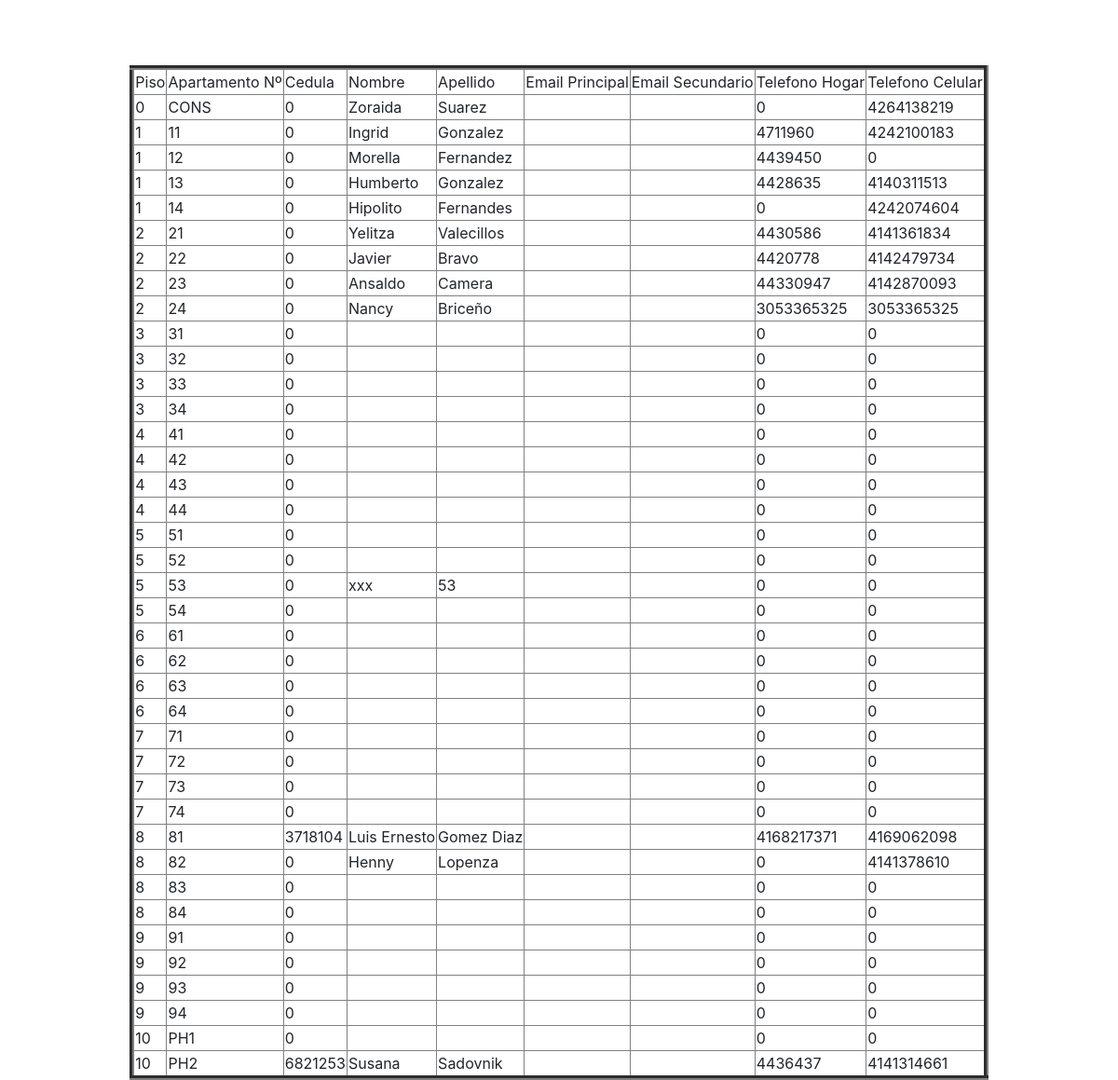
The page /listapropietarios.php on the database its author committed.
### tables this page shows
CREATE TABLE `apartamentos` (
  `PISO` smallint(3) NOT NULL,
  `APARTAMENTO` char(4) NOT NULL,
  `CEDULA` int(10) NOT NULL,
  `NOMBRE` varchar(100) NOT NULL,
  `APELLIDO` varchar(100) NOT NULL,
  `CORREOA` char(100) NOT NULL,
  `CORREOB` char(100) NOT NULL,
  `TELEFONOCA` bigint(15) NOT NULL,
  `TELEFONOCE` bigint(15) NOT NULL,
  `ALICUOTA` decimal(20,5) NOT NULL
);

### listapropietarios.php (the view, shortened to what this page needs)
<!DOCTYPE html>
<html lang="en">
<head>
  <link href="estilo.css" rel="stylesheet">
  <link href="lib/bootstrap/css/bootstrap.min.css" rel="stylesheet">
  <link href="lib/font-awesome/css/font-awesome.min.css" rel="stylesheet">
  <link href="css/style.css" rel="stylesheet">
  <link href="estilo.css" rel="stylesheet">
</head>
<body>
	  <header id="header">
    <div class="container">
      <nav id="nav-menu-container">
        <ul class="nav-menu">
          <li><a href="crearpropietario.html">Regresar al Menu Anterior</a></li>
        </ul>
      </nav>
      <nav class="nav social-nav pull-right d-none d-lg-inline">
        <a href="#"><i class="fa fa-twitter"></i></a> <a href="#"><i class="fa fa-facebook"></i></a> <a href="#"><i class="fa fa-linkedin"></i></a> <a href="#"><i class="fa fa-envelope"></i></a>
      </nav>
    </div>
  </header>
	<table border="5"  align="center">
		<tr>
			<td>Piso</td>
			<td>Apartamento Nº</td>
			<td>Cedula</td>
			<td>Nombre</td>
			<td>Apellido</td>
			<td>Email Principal</td>
			<td>Email Secundario</td>
			<td>Telefono Hogar</td>
			<td>Telefono Celular</td>
		</tr>
		<?php
		$sql="SELECT * from apartamentos order by PISO,APARTAMENTO";
		$result=mysqli_query($conexion,$sql);
		while($mostrar=mysqli_fetch_array($result)){
		 ?>
		<tr >
			<td><?php echo $mostrar['PISO'] ?></td>
			<td><?php echo $mostrar['APARTAMENTO'] ?></td>
			<td><?php echo $mostrar['CEDULA'] ?></td>
			<td><?php echo $mostrar['NOMBRE'] ?></td>
			<td><?php echo $mostrar['APELLIDO'] ?></td>
			<td><?php echo $mostrar['EMAILA'] ?></td>
			<td><?php echo $mostrar['EMAILB'] ?></td>
			<td><?php echo $mostrar['TELEFONOCA'] ?></td>
			<td><?php echo $mostrar['TELEFONOCE'] ?></td>
		</tr>
	<?php
	}
	 ?>
	</table>
</body>
</html>

### css/style.css (style rules this page uses)
a { -webkit-transition: 0.5s; -o-transition: 0.5s; transition: 0.5s; }
#header { background: #ffffff; height: 70px; }
#header .social-nav { margin-top: 15px; }
#header .social-nav a { font-size: 24px; margin-left: 15px; color: #fff; }
.nav-menu, .nav-menu * { margin: 0; padding: 0; list-style: none; }
.nav-menu li { position: relative; white-space: nowrap; }
.nav-menu > li { float: left; }
#nav-menu-container { margin: 0; }
.nav-menu a { padding: 22px 15px 18px 15px; text-decoration: none; display: inline-block; color: #fff; font-family: "Roboto", Helvetica, Arial, sans-serif; font-weight: 300; font-size: 15px; outline: none; }

### rows shown on the page
apartamentos: PISO "0", APARTAMENTO "CONS", CEDULA "0", NOMBRE "Zoraida", APELLIDO "Suarez", TELEFONOCA "0", TELEFONOCE "4264138219"
apartamentos: PISO "1", APARTAMENTO "11", CEDULA "0", NOMBRE "Ingrid", APELLIDO "Gonzalez", TELEFONOCA "4711960", TELEFONOCE "4242100183"
apartamentos: PISO "1", APARTAMENTO "12", CEDULA "0", NOMBRE "Morella", APELLIDO "Fernandez", TELEFONOCA "4439450", TELEFONOCE "0"
apartamentos: PISO "1", APARTAMENTO "13", CEDULA "0", NOMBRE "Humberto", APELLIDO "Gonzalez", TELEFONOCA "4428635", TELEFONOCE "4140311513"
apartamentos: PISO "1", APARTAMENTO "14", CEDULA "0", NOMBRE "Hipolito", APELLIDO "Fernandes", TELEFONOCA "0", TELEFONOCE "4242074604"
apartamentos: PISO "2", APARTAMENTO "21", CEDULA "0", NOMBRE "Yelitza", APELLIDO "Valecillos", TELEFONOCA "4430586", TELEFONOCE "4141361834"
apartamentos: PISO "2", APARTAMENTO "22", CEDULA "0", NOMBRE "Javier", APELLIDO "Bravo", TELEFONOCA "4420778", TELEFONOCE "4142479734"
apartamentos: PISO "2", APARTAMENTO "23", CEDULA "0", NOMBRE "Ansaldo", APELLIDO "Camera", TELEFONOCA "44330947", TELEFONOCE "4142870093"
apartamentos: PISO "2", APARTAMENTO "24", CEDULA "0", NOMBRE "Nancy", APELLIDO "Briceño", TELEFONOCA "3053365325", TELEFONOCE "3053365325"
apartamentos: PISO "3", APARTAMENTO "31", CEDULA "0", TELEFONOCA "0", TELEFONOCE "0"
apartamentos: PISO "3", APARTAMENTO "32", CEDULA "0", TELEFONOCA "0", TELEFONOCE "0"
apartamentos: PISO "3", APARTAMENTO "33", CEDULA "0", TELEFONOCA "0", TELEFONOCE "0"
apartamentos: PISO "3", APARTAMENTO "34", CEDULA "0", TELEFONOCA "0", TELEFONOCE "0"
apartamentos: PISO "4", APARTAMENTO "41", CEDULA "0", TELEFONOCA "0", TELEFONOCE "0"
apartamentos: PISO "4", APARTAMENTO "42", CEDULA "0", TELEFONOCA "0", TELEFONOCE "0"
apartamentos: PISO "4", APARTAMENTO "43", CEDULA "0", TELEFONOCA "0", TELEFONOCE "0"
apartamentos: PISO "4", APARTAMENTO "44", CEDULA "0", TELEFONOCA "0", TELEFONOCE "0"
apartamentos: PISO "5", APARTAMENTO "51", CEDULA "0", TELEFONOCA "0", TELEFONOCE "0"
apartamentos: PISO "5", APARTAMENTO "52", CEDULA "0", TELEFONOCA "0", TELEFONOCE "0"
apartamentos: PISO "5", APARTAMENTO "53", CEDULA "0", NOMBRE "xxx", APELLIDO "53", TELEFONOCA "0", TELEFONOCE "0"
apartamentos: PISO "5", APARTAMENTO "54", CEDULA "0", TELEFONOCA "0", TELEFONOCE "0"
apartamentos: PISO "6", APARTAMENTO "61", CEDULA "0", TELEFONOCA "0", TELEFONOCE "0"
apartamentos: PISO "6", APARTAMENTO "62", CEDULA "0", TELEFONOCA "0", TELEFONOCE "0"
apartamentos: PISO "6", APARTAMENTO "63", CEDULA "0", TELEFONOCA "0", TELEFONOCE "0"
apartamentos: PISO "6", APARTAMENTO "64", CEDULA "0", TELEFONOCA "0", TELEFONOCE "0"
apartamentos: PISO "7", APARTAMENTO "71", CEDULA "0", TELEFONOCA "0", TELEFONOCE "0"
apartamentos: PISO "7", APARTAMENTO "72", CEDULA "0", TELEFONOCA "0", TELEFONOCE "0"
apartamentos: PISO "7", APARTAMENTO "73", CEDULA "0", TELEFONOCA "0", TELEFONOCE "0"
apartamentos: PISO "7", APARTAMENTO "74", CEDULA "0", TELEFONOCA "0", TELEFONOCE "0"
apartamentos: PISO "8", APARTAMENTO "81", CEDULA "3718104", NOMBRE "Luis Ernesto", APELLIDO "Gomez Diaz", TELEFONOCA "4168217371", TELEFONOCE "4169062098"
apartamentos: PISO "8", APARTAMENTO "82", CEDULA "0", NOMBRE "Henny", APELLIDO "Lopenza", TELEFONOCA "0", TELEFONOCE "4141378610"
apartamentos: PISO "8", APARTAMENTO "83", CEDULA "0", TELEFONOCA "0", TELEFONOCE "0"
apartamentos: PISO "8", APARTAMENTO "84", CEDULA "0", TELEFONOCA "0", TELEFONOCE "0"
apartamentos: PISO "9", APARTAMENTO "91", CEDULA "0", TELEFONOCA "0", TELEFONOCE "0"
apartamentos: PISO "9", APARTAMENTO "92", CEDULA "0", TELEFONOCA "0", TELEFONOCE "0"
apartamentos: PISO "9", APARTAMENTO "93", CEDULA "0", TELEFONOCA "0", TELEFONOCE "0"
apartamentos: PISO "9", APARTAMENTO "94", CEDULA "0", TELEFONOCA "0", TELEFONOCE "0"
apartamentos: PISO "10", APARTAMENTO "PH1", CEDULA "0", TELEFONOCA "0", TELEFONOCE "0"
apartamentos: PISO "10", APARTAMENTO "PH2", CEDULA "6821253", NOMBRE "Susana", APELLIDO "Sadovnik", TELEFONOCA "4436437", TELEFONOCE "4141314661"
